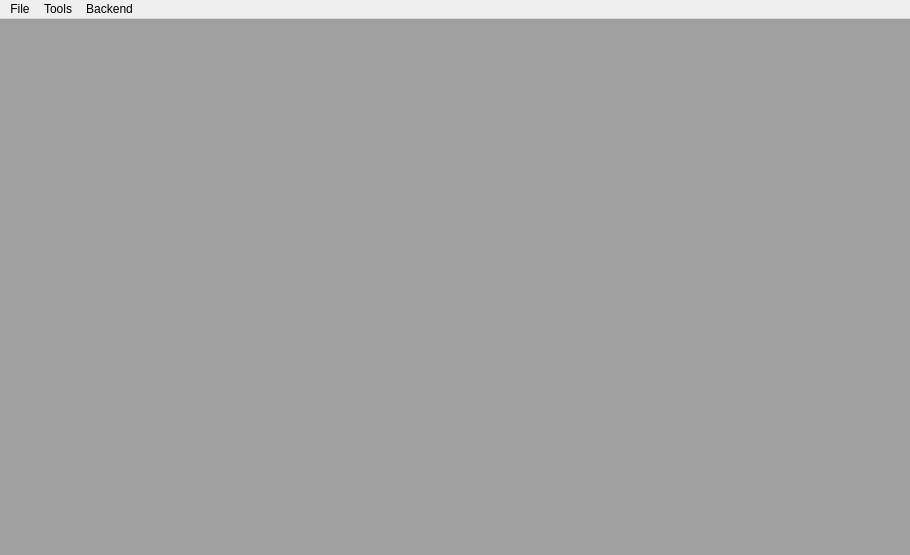
<?xml version="1.0" encoding="UTF-8"?>
<ui version="4.0">
 <class>MainWindow</class>
 <widget class="QMainWindow" name="MainWindow">
  <property name="geometry">
   <rect>
    <x>0</x>
    <y>0</y>
    <width>910</width>
    <height>555</height>
   </rect>
  </property>
  <property name="windowTitle">
   <string>MainWindow</string>
  </property>
  <property name="dockOptions">
   <set>QMainWindow::AnimatedDocks</set>
  </property>
  <property name="unifiedTitleAndToolBarOnMac">
   <bool>false</bool>
  </property>
  <widget class="QWidget" name="centralWidget">
   <layout class="QVBoxLayout" name="verticalLayout_2">
    <property name="spacing">
     <number>0</number>
    </property>
    <property name="margin">
     <number>0</number>
    </property>
    <item>
     <widget class="QMdiArea" name="mdiArea">
      <property name="enabled">
       <bool>true</bool>
      </property>
      <property name="sizePolicy">
       <sizepolicy hsizetype="Expanding" vsizetype="Expanding">
        <horstretch>0</horstretch>
        <verstretch>0</verstretch>
       </sizepolicy>
      </property>
      <property name="viewMode">
       <enum>QMdiArea::SubWindowView</enum>
      </property>
      <widget class="QWidget" name="destineWidget">
       <property name="windowTitle">
        <string>View</string>
       </property>
       <layout class="QVBoxLayout" name="verticalLayout_4">
        <property name="spacing">
         <number>0</number>
        </property>
        <property name="margin">
         <number>0</number>
        </property>
        <item>
         <widget class="QTabWidget" name="viewWidget">
          <property name="maximumSize">
           <size>
            <width>16777215</width>
            <height>16777215</height>
           </size>
          </property>
          <property name="currentIndex">
           <number>-1</number>
          </property>
          <property name="tabsClosable">
           <bool>true</bool>
          </property>
         </widget>
        </item>
       </layout>
      </widget>
      <widget class="QWidget" name="eventWindow">
       <property name="windowTitle">
        <string>Drawing Events</string>
       </property>
       <layout class="QVBoxLayout" name="verticalLayout">
        <property name="spacing">
         <number>0</number>
        </property>
        <property name="margin">
         <number>0</number>
        </property>
        <item>
         <widget class="QWidget" name="widget" native="true">
          <layout class="QHBoxLayout" name="horizontalLayout">
           <property name="spacing">
            <number>0</number>
           </property>
           <property name="margin">
            <number>0</number>
           </property>
           <item>
            <widget class="QComboBox" name="comboBox">
             <property name="minimumSize">
              <size>
               <width>130</width>
               <height>0</height>
              </size>
             </property>
            </widget>
           </item>
           <item>
            <widget class="QLineEdit" name="lineEdit">
             <property name="minimumSize">
              <size>
               <width>0</width>
               <height>0</height>
              </size>
             </property>
             <property name="maximumSize">
              <size>
               <width>80</width>
               <height>16777215</height>
              </size>
             </property>
            </widget>
           </item>
           <item>
            <widget class="QPushButton" name="pushButton">
             <property name="maximumSize">
              <size>
               <width>30</width>
               <height>16777215</height>
              </size>
             </property>
             <property name="text">
              <string>Go</string>
             </property>
            </widget>
           </item>
          </layout>
         </widget>
        </item>
        <item>
         <widget class="QToolBar" name="toolBar">
          <property name="minimumSize">
           <size>
            <width>0</width>
            <height>0</height>
           </size>
          </property>
          <property name="windowTitle">
           <string>toolBar</string>
          </property>
          <property name="iconSize">
           <size>
            <width>16</width>
            <height>16</height>
           </size>
          </property>
          <addaction name="actionBack"/>
          <addaction name="actionForward"/>
         </widget>
        </item>
        <item>
         <widget class="QTreeWidget" name="treeWidget">
          <property name="rootIsDecorated">
           <bool>false</bool>
          </property>
          <property name="itemsExpandable">
           <bool>false</bool>
          </property>
          <property name="expandsOnDoubleClick">
           <bool>false</bool>
          </property>
          <property name="columnCount">
           <number>4</number>
          </property>
          <attribute name="headerDefaultSectionSize">
           <number>60</number>
          </attribute>
          <attribute name="headerMinimumSectionSize">
           <number>50</number>
          </attribute>
          <column>
           <property name="text">
            <string>#</string>
           </property>
          </column>
          <column>
           <property name="text">
            <string notr="true">Object</string>
           </property>
          </column>
          <column>
           <property name="text">
            <string notr="true">Event</string>
           </property>
          </column>
          <column>
           <property name="text">
            <string>Time</string>
           </property>
          </column>
         </widget>
        </item>
       </layout>
      </widget>
      <widget class="QWidget" name="objectWindow">
       <property name="windowTitle">
        <string>Objects</string>
       </property>
       <layout class="QVBoxLayout" name="verticalLayout_3">
        <property name="spacing">
         <number>0</number>
        </property>
        <property name="margin">
         <number>0</number>
        </property>
        <item>
         <widget class="QTreeWidget" name="objectTree">
          <property name="rootIsDecorated">
           <bool>false</bool>
          </property>
          <property name="itemsExpandable">
           <bool>false</bool>
          </property>
          <property name="expandsOnDoubleClick">
           <bool>false</bool>
          </property>
          <attribute name="headerDefaultSectionSize">
           <number>80</number>
          </attribute>
          <column>
           <property name="text">
            <string>Address</string>
           </property>
          </column>
          <column>
           <property name="text">
            <string>Type</string>
           </property>
          </column>
          <column>
           <property name="text">
            <string>Size</string>
           </property>
          </column>
         </widget>
        </item>
       </layout>
      </widget>
      <widget class="QWidget" name="eventInfo">
       <property name="windowTitle">
        <string>Event Information</string>
       </property>
       <layout class="QVBoxLayout" name="verticalLayout_5">
        <property name="spacing">
         <number>0</number>
        </property>
        <property name="margin">
         <number>0</number>
        </property>
        <item>
         <widget class="QTextEdit" name="textEventInfo">
          <property name="readOnly">
           <bool>true</bool>
          </property>
         </widget>
        </item>
       </layout>
      </widget>
     </widget>
    </item>
   </layout>
  </widget>
  <widget class="QMenuBar" name="menuBar">
   <property name="geometry">
    <rect>
     <x>0</x>
     <y>0</y>
     <width>910</width>
     <height>20</height>
    </rect>
   </property>
   <widget class="QMenu" name="menuFile">
    <property name="title">
     <string>File</string>
    </property>
    <addaction name="actionOpen_Recording"/>
    <addaction name="separator"/>
    <addaction name="actionExit"/>
   </widget>
   <widget class="QMenu" name="menuTools">
    <property name="title">
     <string>Tools</string>
    </property>
    <addaction name="actionAnalyze_Redundancy"/>
    <addaction name="actionAnalyze_Call_Timings"/>
   </widget>
   <widget class="QMenu" name="menuBackend">
    <property name="title">
     <string>Backend</string>
    </property>
   </widget>
   <addaction name="menuFile"/>
   <addaction name="menuTools"/>
   <addaction name="menuBackend"/>
  </widget>
  <action name="actionOpen_Recording">
   <property name="text">
    <string>Open Recording</string>
   </property>
  </action>
  <action name="actionExit">
   <property name="text">
    <string>Exit</string>
   </property>
  </action>
  <action name="actionAnalyze_Redundancy">
   <property name="text">
    <string>Analyze Redundancy</string>
   </property>
  </action>
  <action name="actionBack">
   <property name="icon">
    <iconset resource="resources.qrc">
     <normaloff>:/icons/icons/back.ico</normaloff>:/icons/icons/back.ico</iconset>
   </property>
   <property name="text">
    <string>Back</string>
   </property>
   <property name="toolTip">
    <string>Go back to last played command</string>
   </property>
  </action>
  <action name="actionForward">
   <property name="icon">
    <iconset resource="resources.qrc">
     <normaloff>:/icons/icons/forward.ico</normaloff>:/icons/icons/forward.ico</iconset>
   </property>
   <property name="text">
    <string>Forward</string>
   </property>
   <property name="toolTip">
    <string>Go forward one played command</string>
   </property>
  </action>
  <action name="actionAnalyze_Call_Timings">
   <property name="text">
    <string>Analyze Call Timings</string>
   </property>
  </action>
  <action name="actionDirect2D">
   <property name="checkable">
    <bool>true</bool>
   </property>
   <property name="text">
    <string>Direct2D</string>
   </property>
  </action>
  <action name="actionHm">
   <property name="text">
    <string>Hm</string>
   </property>
  </action>
 </widget>
 <layoutdefault spacing="6" margin="11"/>
 <resources>
  <include location="resources.qrc"/>
 </resources>
 <connections/>
</ui>
